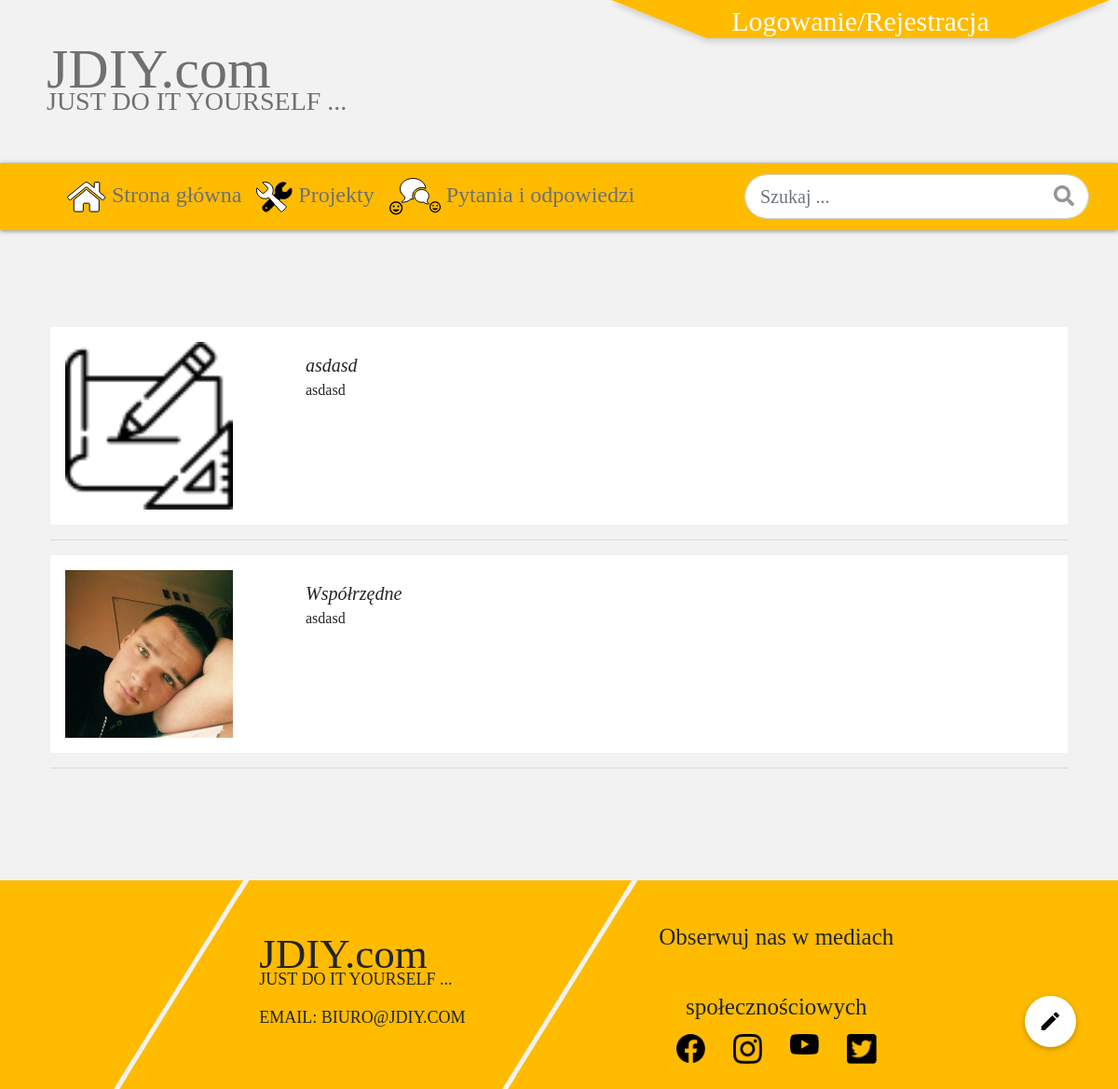
/posts/, run on the app's committed database.
### app/models.py (models this page shows, shortened)
class Post(models.Model):
    title = models.CharField(max_length=100)
    content = models.TextField()
    date_posted = models.DateTimeField(default=timezone.now)
    author = models.ForeignKey(User, on_delete=models.CASCADE)
    slug = models.SlugField(max_length=40, unique=True)

### users/models.py (models this page shows, shortened)
class Profile(models.Model):
    user = models.OneToOneField(User, on_delete = models.CASCADE, default=None)
    image = models.ImageField(default='profile_pics/default.png', upload_to='profile_pics')

### app/views.py (the view)
# urls.py: path('posts/', PostList.as_view(), name='posts'),
class PostList(ListView):
    model = Post
    template_name = 'app/posts.html'
    context_object_name = 'posts'
    paginate_by = 10

### app/templates/app/posts.html (shortened to what this page needs)
{% extends 'app/base.html'%}
{% block flexcontent %}
<div class="container my-4 px-4">
  <div class="col-12 ">
      {% for post in posts %}
            <div class="row" >
              <div class="col-6 col-sm-5 col-md-4 col-lg-3 py-3 d-none d-sm-block wierszzapytania">
                <div class="row text-letf pl-3">
                  <img class="zdjglowna" src="{{ post.author.profile.image.url }}" alt="" >
                </div>
              </div>
              <div onclick="location.href='{% url 'post-detail' post.slug %}'" class="col wierszzapytania pt-3 pl-4 pl-sm-0 pb-3 cursor-pointer">
                <div class="row pl-3 tytpostaglowna" style="margin-top: 10px;"><i>{{ post.title }}</i></div>
                <div class="row trescpytania pr-sm-3 pr-3 pl-3">{{ post.content }}</div>
              </div>
            </div>
            <div class="row">
              <hr style="width:100%;text-align:left;margin-left:0">
            </div>
      {% endfor %}
    </div>
  </div>
{% endblock%}

### app/static/style.css (style rules this page uses)
body { background-color:#F2F2F2; margin: 0px auto; font-family: Bahnschrift Condensed; }
.tytpostaglowna { font-size :20px !important; }
.zdjglowna { width:180px; height:180px; float:left; }
.trescpytania { display: -webkit-box; -webkit-line-clamp: 4; -webkit-box-orient: vertical; overflow: hidden; text-overflow: ellipsis; }
.wierszzapytania { background-color:white !important; }
.cursor-pointer { cursor: pointer !important; }

### data on the page
Post: author.profile.image (placeholder picture), title "asdasd", content "asdasd"
Post: author.profile.image (picture), title "Współrzędne", content "asdasd"
